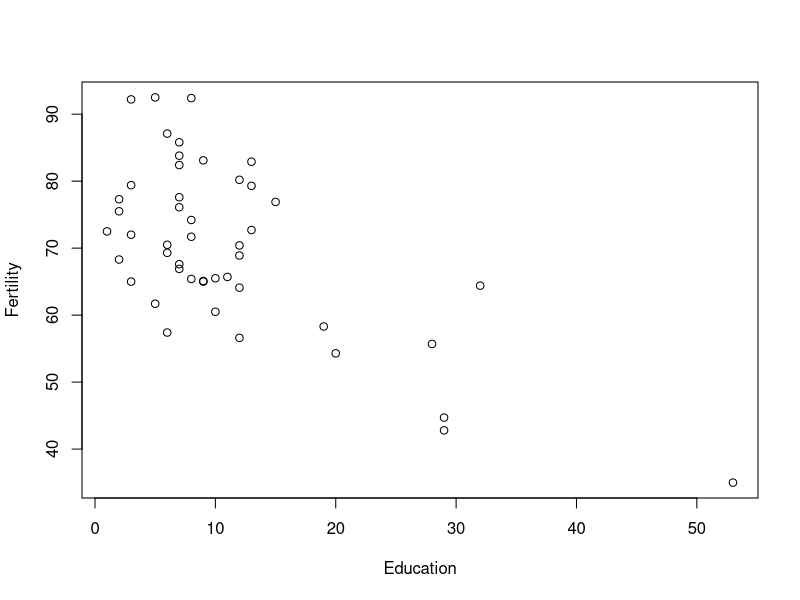
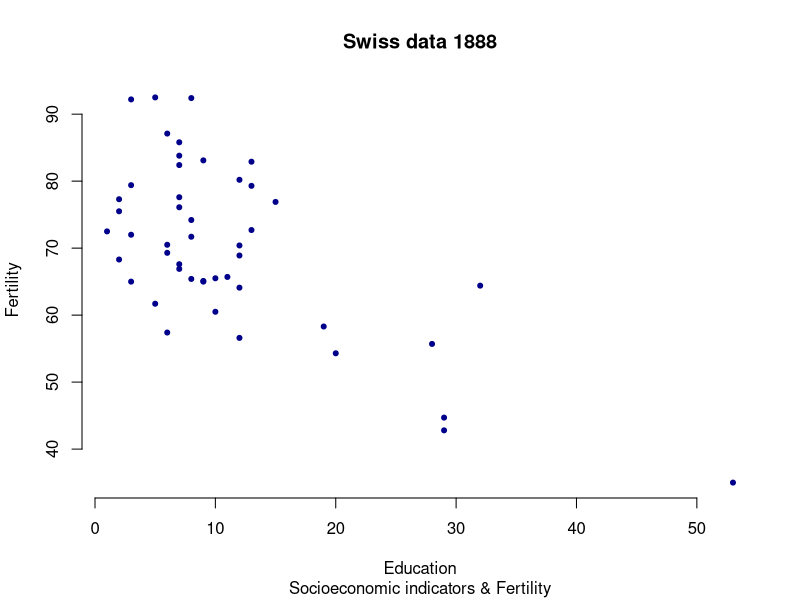
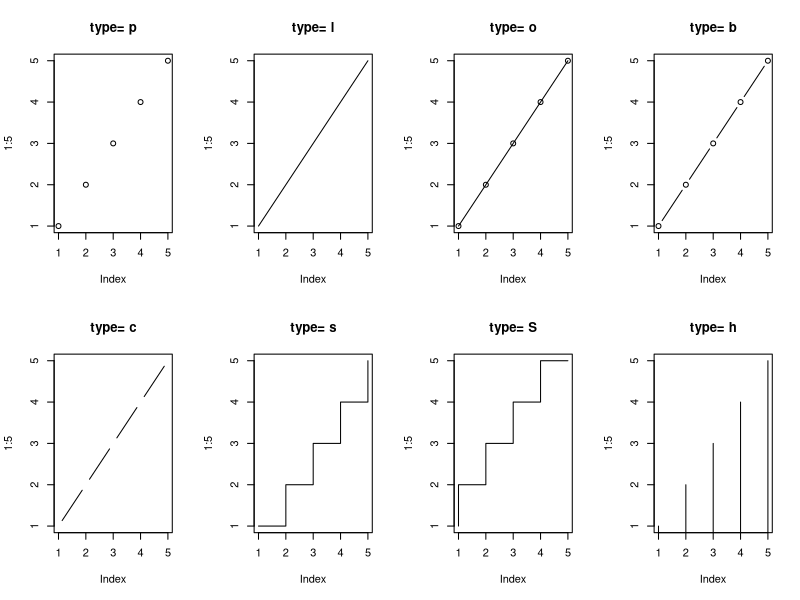
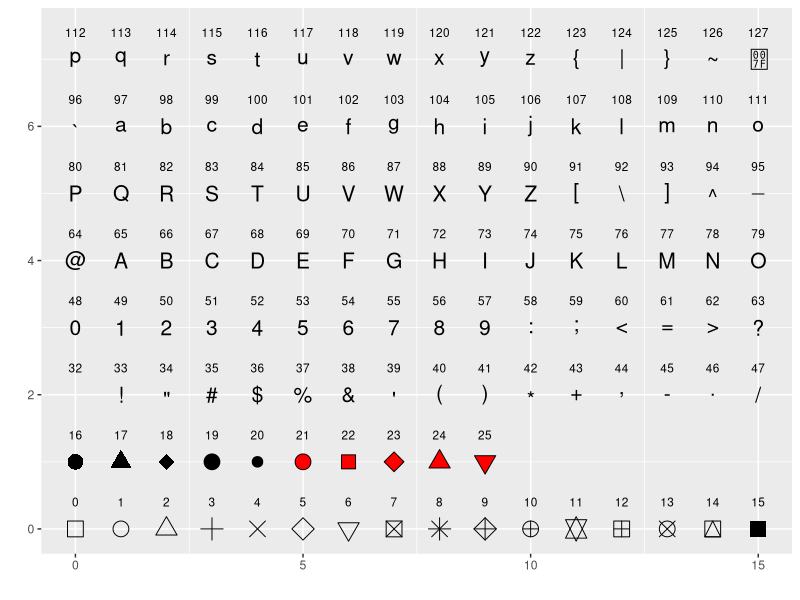
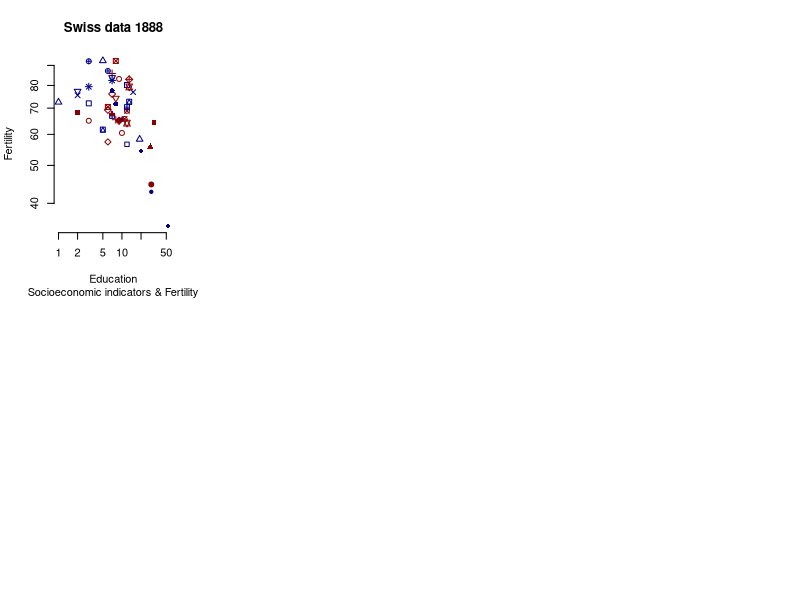
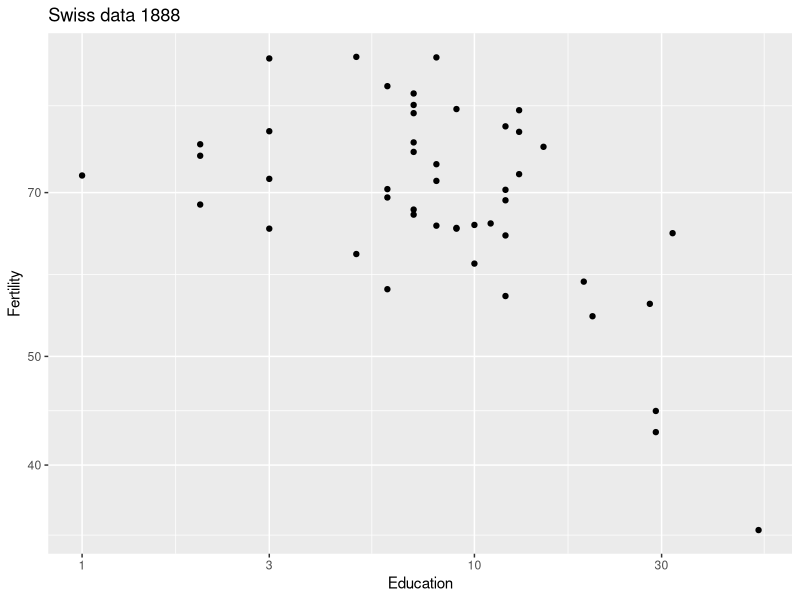
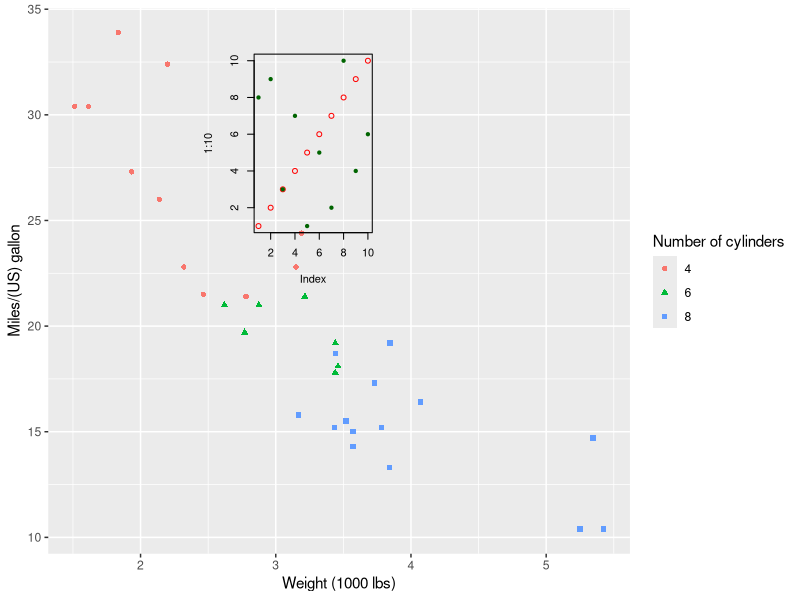
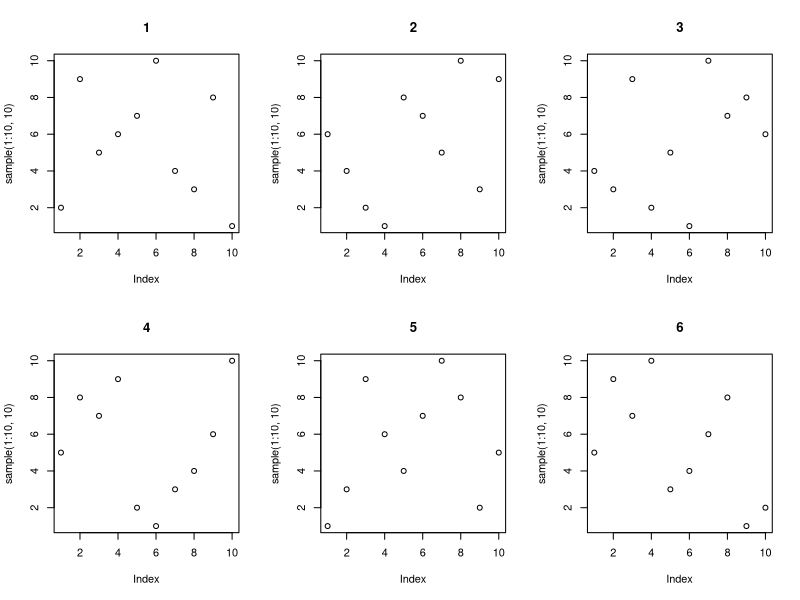

R code for these plots, in order:
## ---- chunk 1
color_block = function(color) {
  function(x, options) sprintf('\\color{%s}\\begin{verbatim}%s\\end{verbatim}',
                               color, x)
}

## 将错误信息用红色字体显示
knitr::knit_hooks$set(error = color_block('red'))
## ---- chunk 2
head(swiss);
## ---- chunk 3
with( swiss, plot( Education, Fertility ) );
## ---- chunk 4
with( swiss, plot(Education, Fertility, type = "p", main = "Swiss data 1888", 
                  sub = "Socioeconomic indicators & Fertility", 
                  xlab = "Education", ylab = "Fertility", col = "darkblue", 
                  xlim = range( Education ), ylim = range( Fertility ), 
                  pch = 20, frame.plot = F) );
## ---- chunk 5
par( mfrow = c(2,4) ); ### 在一张图上画 2 x 4 个 panel 
opts <- c( "p", "l", "o", "b", "c", "s", "S", "h" );
for( o in opts ){
  plot(1:5, type = o, main = paste( "type=", o ) );
}
## ---- chunk 6
library(tidyverse);
ggplot( data.frame( p = c(0:25, 32:127) ) ) +
  scale_y_continuous( name = "" ) + scale_x_continuous( name = "" ) + 
  scale_shape_identity() + 
  geom_point( aes( x = p%%16, y = p%/%16, shape = p ), size = 5, fill = "red" ) + 
  geom_text( aes( x = p %% 16, y = p%/%16 + 0.4, label = p  ), size = 3 );
## ---- chunk 7
with( swiss, plot(Education, Fertility, type = "p", main = "Swiss data 1888", 
                  sub = "Socioeconomic indicators & Fertility", 
                  xlab = "Education", ylab = "Fertility", col = c("darkblue", "darkred"), 
                  xlim = range( Education ), ylim = range( Fertility ), 
                  pch = 0:25, frame.plot = F, log = "xy") );
## 注： 也可以用 log='x' 或 log='y' 只对一个axis 进行 log 处理
## ---- chunk 8
ggplot( swiss, aes( x = Education, y = Fertility ) ) + 
  geom_point(  ) + scale_x_log10() + scale_y_log10() + 
  xlab( "Education" ) + ylab( "Fertility" ) + 
  ggtitle( "Swiss data 1888" );
## ---- chunk 9
ggplot( mtcars, aes( x = wt, y = mpg, colour = factor( cyl ), shape = factor(cyl) ) ) +
  geom_point() + xlab( "Weight (1000 lbs)" ) + ylab( "Miles/(US) gallon" ) +
  labs( colour = "Number of cylinders", shape = "Number of cylinders" ) ;
## ---- chunk 10
plot( 1:10, col = "red" ); ## high level 
points( sample(1:10, 10), col = "darkgreen", pch = 20 ); ## low level
## ---- chunk 11
par( c( "mar", "bg" ) ); ## 显示指定参数的值
## 显示所有参数 
par(); 
## ---- chunk 12
par( mfrow=c(2,3) );
for( i in 1:6 )
  plot( sample( 1:10, 10 ), main = i );
## ---- chunk 13
par( mfcol=c(2,3) );
for( i in 1:6 )
  plot( sample( 1:10, 10 ), main = i );
## ---- chunk 14
year1 <- c(7, 12, 28, 3, 41);
year2 <- c(14, 7, 6, 19, 3);

plot( year1, type = "o", pch = 20, col = "red", xlab = "Month", ylab = "Rain fall", 
      main = "Rain fall chart");
lines( year2, type = "o", pch = 20, col = "blue");
## ---- chunk 15
plot( year2, type = "o", pch = 20, col = "blue", xlab = "Month", ylab = "Rain fall", 
      main = "Rain fall chart");
lines( year1, type = "o", pch = 20, col = "red");
## ---- chunk 16
df <- rbind( tibble( month = 1:length( year1 ), value = year1, cat = "Year1" ), tibble( month = 1:length( year2 ), value = year2, cat = "Year2 ") );

plot1 <-  ## 将图保存在变量中；
  ggplot( df, aes( x = month, y = value, colour = cat) ) + 
  geom_line() + geom_point() + 
  xlab( "Month" ) + ylab( "Rain fall" ) +
  labs( colour = "Year");
plot1;  ## 画图
## ---- chunk 17
plot1 + 
  geom_point( data = data.frame( x2 = 1:5, y2 = sample(30:100, 5) ),  ## 注意： data = 是必须的
          aes( x = x2, y = y2 ),  ## 使用自己的 aes ... 
          colour =  c("darkgreen", "red", "blue", "gold", "purple") , shape = 15, size = 4 )
## ---- chunk 18
plot1 + 
  geom_point( data = data.frame( x2 = 1:5, y2 = sample(30:100, 5) ),  ## 注意： data = 是必须的
              aes( x = x2, y = y2 , colour = factor( y2 ) ),  ## colour 在 aes 内部
              shape = 15, size = 4 )
## ---- chunk 19
ggplot( data = data.frame( x2 = 1:5, y2 = sample(30:100, 5) ),
        aes( x = x2, y = y2 , colour = y2 ) ) + 
  geom_point( shape = 15, size = 4 )
## ---- chunk 20
df$col <- sample( colours(), 10 ); ## 现有我们有颜色了！
ggplot(df, aes( x = month, y = value, colour = col ) ) +  
  geom_point( size = 4, shape = 15 ) + facet_grid( ~ cat );
## ---- chunk 21
ggplot(df, aes( x = month, y = value, colour = col ) ) + 
  geom_point( size = 4, shape = 15 ) + facet_grid( ~ cat ) +  ##  facet_grid 又是什么？？ 
  scale_color_identity(); ## magic !! 
## ---- chunk 22
ggplot(mtcars, aes( wt , mpg)) + geom_point() +
  scale_y_log10()
## ---- chunk 23
ggplot(mtcars, aes( wt , mpg)) + geom_point() +
  coord_trans( y = "log10" );
## ---- chunk 24
plot1 <-  ggplot(mtcars, aes(x = factor(cyl))) +
  geom_bar(width = 1, colour = "black");
plot1;
## ---- chunk 25
plot1 + coord_polar();
## ---- chunk 26
qplot(displ, hwy, data=mpg, facets = . ~ year) + geom_smooth();
## ---- chunk 27
## 作图
ggplot( swiss, aes( x = Education, y = Fertility ) ) +
  geom_point( shape = 20 );

## 分析
with( swiss, cor.test( Education, Fertility  )$estimate );
## ---- chunk 28
m = lm(Fertility ~ Education, swiss);
c = cor.test( swiss$Fertility, swiss$Education );
eq <- substitute( atop( paste( italic(y), " = ",  a + b %.% italic(x), sep = ""),
                        paste( italic(r)^2, " = ", r2, ", ", italic(p)==pvalue, sep = "" ) ),
                      list(a = as.vector( format(coef(m)[1], digits = 2) ),
                           b =  as.vector(  format(coef(m)[2], digits = 2) ),
                           r2 =  as.vector( format(summary(m)$r.squared, digits = 2) ),
                           pvalue =  as.vector( format( c$p.value , digits = 2) ) )
    ); 

eq <- as.character(as.expression(eq));

ggplot(swiss, aes( x = Education,  y = Fertility ) ) +
        geom_point( shape = 20 ) +
        geom_smooth( se = T ) +
        geom_text( data = NULL,
                   aes( x = 30, y = 80, label= eq, hjust = 0, vjust = 1),
                   size = 4, parse = TRUE, inherit.aes=FALSE);
## ---- chunk 29
td <- expand.grid(
    hjust=c(0, 0.5, 1),
    vjust=c(0, 0.5, 1),
    angle=c(0, 45, 90),
    text="text"
)

ggplot(td, aes(x=hjust, y=vjust)) + 
    geom_point() +
    geom_text(aes(label=text, angle=angle, hjust=hjust, vjust=vjust)) + 
    facet_grid(~angle) +
    scale_x_continuous(breaks=c(0, 0.5, 1), expand=c(0, 0.2)) +
    scale_y_continuous(breaks=c(0, 0.5, 1), expand=c(0, 0.2))
## ---- chunk 30
greeks <- c("Alpha", "Beta", "Gamma", "Delta", "Epsilon", "Zeta",
            "Eta", "Theta", "Iota", "Kappa", "Lambda", "Mu",
            "Nu", "Xi", "Omicron", "Pi", "Rho", "Sigma",
            "Tau", "Upsilon", "Phi", "Chi", "Psi", "Omega");

dat <- data.frame( x = rep( 1:6, 4 ), y = rep( 4:1, each = 6), greek = greeks );

plot2 <- 
  ggplot( dat, aes(x=x,y=y) ) + geom_point(size = 0) +
    # 画希腊字符，注意下面两行代码的区别
    geom_text( aes( x, y + 0.1, label = tolower( greek ) ), size = 10, parse = T ) +
    geom_text( aes( x, y - 0.1, label = tolower( greek ) ), size = 5  );
## ---- chunk 31
plot2;
## ---- chunk 32
eq <- expression(paste(frac(1, sigma*sqrt(2*pi)), " ",
                       plain(e)^{frac(-(x-mu)^2, 2*sigma^2)}));

ggplot( data.frame(x=1:10, y=1:10), aes( x,y ) ) + 
    geom_point( size = 0 ) +
    geom_text(data = NULL, x = 5, y = 5, size = 12,
              label = as.character(eq), parse = TRUE );
## ---- chunk 33
x <- 1.24;
y <- 0.6;

ex <- bquote(.(parse(text=paste( "observed (", "italic(R)^2==", 
                               x,  "^bold(", x, "), n == ", y, ")", 
                               sep = "  " ))) );

ggplot( data.frame(x=1:10, y=1:10), aes( x,y ) ) + geom_point( size = 0 ) +
    geom_text(data = NULL, x = 5, y = 5, size = 8,
              label = as.character(ex), parse = TRUE );
## ---- chunk 34
x_mean <- 1.5;
x_sd <- 1.2;

# 表达式
ex <- substitute(
    paste(X[i], " ~ N(", mu, "=", m, ", ", sigma^2, "=", s2, ")"),
    list(m = x_mean, s2 = x_sd^2)
);

# histogram
ggplot( data.frame( x = rnorm(100, x_mean, x_sd) ), aes( x ) ) +
    geom_histogram( binwidth=0.5 ) +
    ggtitle(ex); ## 为什么不需要 parse = TURE ???? 
## ---- chunk 35
grades2 <- read_delim( file = "data/talk05/grades2.txt", delim = "\t",
                       quote = "", col_names = T);
knitr::kable( grades2 );
## ---- chunk 36
ggplot( grades2 %>% filter( grade >= 60 ), aes( name ) ) +
  geom_bar();
## ---- chunk 37
## 先做统计
cnt <- grades2 %>% group_by( name ) %>% summarise( cnt = sum( grade >= 60 )  );
ggplot( cnt, aes( x = name, y = cnt ) ) +
  geom_bar( stat = "identity" );
## ---- chunk 38
speabu <-read_tsv( file = "data/talk09/mock_species_abundance.txt"  );
head( speabu );
## ---- chunk 39
ggplot( speabu, aes( x = id, y = abundance, fill = genus ) ) + 
  geom_bar( stat = "identity", position = "stack", color = "black", width = 0.2 );
## ---- chunk 40
speabu$genus <- factor( speabu$genus, levels = rev( c( "Enterobacteriaceae", "Lachnospiraceae", "Bacteroidaceae", "Lactobacillaceae", 
       "Clostridiaceae", "Ruminococcaceae", "Prevotellaceae", "Erysipelotrichaceae", "Streptococcaceae", "Enterococcaceae", "Other" ) ) );
ggplot( speabu, aes( x = id, y = abundance, fill = genus ) ) + 
  geom_bar( stat = "identity", position = "stack", color = "black", width = 0.8 );
## ---- chunk 41
speabu$genus <- reorder( speabu$genus, speabu$abundance, median );
ggplot( speabu, aes( x = id, y = abundance, fill = genus ) ) + 
  geom_bar( stat = "identity", position = "stack", color = "white", width = 0.8 );
## ---- chunk 42
ggplot( speabu, aes( x = id, y = abundance, fill = genus ) ) + 
  geom_bar( stat = "identity", position = "dodge", color = "white", width = 0.8 );
## ---- chunk 43
## 先计算显示位置
speabu <- speabu %>% arrange( id, desc( factor( genus ) ) ) %>% 
  group_by( id ) %>% mutate( ypos = cumsum( abundance ) - abundance / 2 );
## 画图
ggplot( speabu, aes( x = id, y = abundance, fill = genus ) ) + 
  geom_bar( stat = "identity", position = "stack", color = "black", width = 0.8 ) +
  geom_text( aes( y = ypos, label = paste( abundance, "%", sep = "" ) ), color = "white" );
## ---- chunk 44
df2 <- data.frame(supp=rep(c("VC", "OJ"), each=3),
               dose=rep(c("D0.5", "D1", "D2"),2),
              len=c(6.8, 15, 33, 4.2, 10, 29.5))
ggplot( df2, aes(x=factor(dose), y=len, fill=supp)) +
  geom_bar(stat="identity", position=position_dodge())+
  geom_text(aes(label=len), vjust=1.6, color="black",
            position = position_dodge(0.9), size=3.5)
## ---- chunk 45
ggplot(ToothGrowth, aes(x=factor( dose ), y=len, fill=supp)) +
  geom_boxplot()
## ---- chunk 46
ggplot(ToothGrowth, aes(x=factor( dose ), y=len, fill=supp)) +
  geom_boxplot() + scale_fill_brewer( palette = "Paired" ) + theme_classic();
## ---- chunk 47
ggplot(ToothGrowth, aes(x=factor( dose ), y=len, fill=supp)) +
  geom_boxplot() + scale_fill_brewer( palette = "Paired" ) + theme_minimal() +
  labs( fill = "Supplement" ) + theme( legend.position = "top", axis.title.x = element_text("Dose") );
## ---- chunk 48
library("ggsci")
library("ggplot2")
library("gridExtra")
data("diamonds")
p1 <- ggplot(
  subset(diamonds, carat >= 2.2),
  aes(x = table, y = price, colour = cut)
) +
  geom_point(alpha = 0.7) +
  geom_smooth(method = "loess", alpha = 0.05, size = 1, span = 1) +
  theme_bw()

p2 <- ggplot(
  subset(diamonds, carat > 2.2 & depth > 55 & depth < 70),
  aes(x = depth, fill = cut)
) +
  geom_histogram(colour = "black", binwidth = 1, position = "dodge") +
  theme_bw()
## ---- chunk 49
p1_npg <- p1 + scale_color_npg()
p2_npg <- p2 + scale_fill_npg()
grid.arrange(p1_npg, p2_npg, ncol = 2)
## ---- chunk 50
ggplot( mtcars, aes( x = wt, y = mpg ) ) +
  geom_point() +
  facet_grid( . ~ cyl, scales = "free" );
## ---- chunk 51
ggplot( mtcars, aes( x = wt, y = mpg ) ) +
  geom_point() + geom_smooth( method = "lm" ) + 
  facet_grid( . ~ cyl );
## ---- chunk 52
ggplot( mtcars, aes( x = wt, y = mpg ) ) +
  geom_point() + geom_smooth( method = "lm" ) + 
  facet_wrap( . ~ cyl , ncol = 2, dir = "v" );
## ---- chunk 53
mtcars %>% ggplot( aes(disp, mpg) ) + geom_point( aes( color = factor(cyl) ) )
## ---- chunk 54
mtcars %>% ggplot( aes(disp, mpg) ) + geom_point( aes( color = factor(cyl) ) ) +
  scale_color_brewer( palette = "Set1" );
## ---- chunk 55
mtcars %>% ggplot( aes(disp, mpg) ) + geom_point( aes( color = factor(cyl) ) ) +
  scale_color_manual( breaks = c("4","6","8"), values = c("red","green","blue") );
## ---- chunk 56
mpg %>% ggplot( aes(displ, hwy) ) + geom_point( aes( color = cyl ) );
## ---- chunk 57
mpg %>% ggplot( aes(displ, hwy) ) + geom_point( aes( color = cyl ) ) +
  scale_color_gradient( low = "black", high = "yellow" );
## ---- chunk 58
mpg %>% ggplot( aes(displ, hwy) ) + geom_point( aes( color = cyl ) ) +
  scale_colour_gradient2( low = "black", mid = "red", high = "yellow", midpoint = 6 );
## ---- chunk 59
mpg %>% ggplot( aes(displ, hwy) ) + geom_point( aes( color = cyl ) ) +
  scale_colour_gradientn( colors = c("black","red", "yellow") );
## ---- chunk 60
mpg %>% ggplot( aes(displ, hwy) ) + geom_point( aes( color = cyl ) ) +
  scale_color_binned( low = "black", high = "yellow" );
## ---- chunk 61
ggplot(ToothGrowth, aes(x=factor(dose), y=len, fill=dose, color = factor(dose))) +
  geom_boxplot() + scale_fill_gradientn( colors = c("black","red", "yellow") ) +
  scale_colour_manual( values = c("pink", "green", "blue") )
## ---- chunk 62
library(RColorBrewer);
## 画图
display.brewer.pal(n = 8, name = 'Dark2')

## 查看颜色的值
brewer.pal(n = 8, name = "Dark2")
